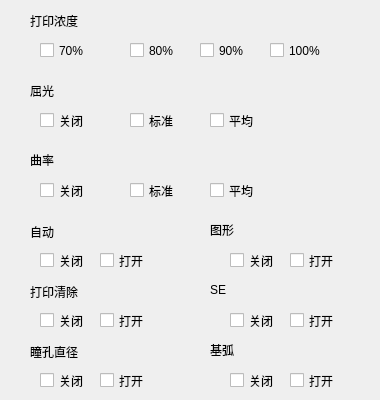
   <widget class="QWidget" name="page_printset">
    <widget class="QCheckBox" name="checkBox_52">
     <property name="geometry">
      <rect>
       <x>270</x>
       <y>40</y>
       <width>81</width>
       <height>21</height>
      </rect>
     </property>
     <property name="acceptDrops">
      <bool>true</bool>
     </property>
     <property name="styleSheet">
      <string notr="true">font: 13pt &quot;黑体&quot;;</string>
     </property>
     <property name="text">
      <string>100%</string>
     </property>
    </widget>
    <widget class="QLabel" name="label_16">
     <property name="geometry">
      <rect>
       <x>30</x>
       <y>80</y>
       <width>61</width>
       <height>21</height>
      </rect>
     </property>
     <property name="styleSheet">
      <string notr="true">font: 14pt &quot;黑体&quot;;</string>
     </property>
     <property name="text">
      <string>屈光</string>
     </property>
    </widget>
    <widget class="QCheckBox" name="checkBox_30">
     <property name="geometry">
      <rect>
       <x>100</x>
       <y>250</y>
       <width>61</width>
       <height>21</height>
      </rect>
     </property>
     <property name="acceptDrops">
      <bool>true</bool>
     </property>
     <property name="styleSheet">
      <string notr="true">font: 13pt &quot;黑体&quot;;</string>
     </property>
     <property name="text">
      <string>打开</string>
     </property>
    </widget>
    <widget class="QLabel" name="label_15">
     <property name="geometry">
      <rect>
       <x>30</x>
       <y>10</y>
       <width>81</width>
       <height>21</height>
      </rect>
     </property>
     <property name="styleSheet">
      <string notr="true">font: 14pt &quot;黑体&quot;;</string>
     </property>
     <property name="text">
      <string>打印浓度</string>
     </property>
    </widget>
    <widget class="QLabel" name="label_18">
     <property name="geometry">
      <rect>
       <x>30</x>
       <y>222</y>
       <width>81</width>
       <height>20</height>
      </rect>
     </property>
     <property name="styleSheet">
      <string notr="true">font: 14pt &quot;黑体&quot;;</string>
     </property>
     <property name="text">
      <string>自动</string>
     </property>
    </widget>
    <widget class="QCheckBox" name="checkBox_48">
     <property name="geometry">
      <rect>
       <x>210</x>
       <y>110</y>
       <width>81</width>
       <height>21</height>
      </rect>
     </property>
     <property name="acceptDrops">
      <bool>true</bool>
     </property>
     <property name="styleSheet">
      <string notr="true">font: 13pt &quot;黑体&quot;;</string>
     </property>
     <property name="text">
      <string>平均</string>
     </property>
    </widget>
    <widget class="QLabel" name="label_23">
     <property name="geometry">
      <rect>
       <x>30</x>
       <y>282</y>
       <width>81</width>
       <height>20</height>
      </rect>
     </property>
     <property name="styleSheet">
      <string notr="true">font: 14pt &quot;黑体&quot;;</string>
     </property>
     <property name="text">
      <string>打印清除</string>
     </property>
    </widget>
    <widget class="QCheckBox" name="checkBox_41">
     <property name="geometry">
      <rect>
       <x>130</x>
       <y>40</y>
       <width>81</width>
       <height>21</height>
      </rect>
     </property>
     <property name="acceptDrops">
      <bool>true</bool>
     </property>
     <property name="styleSheet">
      <string notr="true">font: 13pt &quot;黑体&quot;;</string>
     </property>
     <property name="text">
      <string>80%</string>
     </property>
    </widget>
    <widget class="QCheckBox" name="checkBox_54">
     <property name="geometry">
      <rect>
       <x>230</x>
       <y>310</y>
       <width>61</width>
       <height>21</height>
      </rect>
     </property>
     <property name="acceptDrops">
      <bool>true</bool>
     </property>
     <property name="styleSheet">
      <string notr="true">font: 13pt &quot;黑体&quot;;</string>
     </property>
     <property name="text">
      <string>关闭</string>
     </property>
    </widget>
    <widget class="QLabel" name="label_24">
     <property name="geometry">
      <rect>
       <x>210</x>
       <y>340</y>
       <width>81</width>
       <height>20</height>
      </rect>
     </property>
     <property name="styleSheet">
      <string notr="true">font: 14pt &quot;黑体&quot;;</string>
     </property>
     <property name="text">
      <string>基弧</string>
     </property>
    </widget>
    <widget class="QCheckBox" name="checkBox_47">
     <property name="geometry">
      <rect>
       <x>40</x>
       <y>180</y>
       <width>61</width>
       <height>21</height>
      </rect>
     </property>
     <property name="acceptDrops">
      <bool>true</bool>
     </property>
     <property name="styleSheet">
      <string notr="true">font: 13pt &quot;黑体&quot;;</string>
     </property>
     <property name="text">
      <string>关闭</string>
     </property>
    </widget>
    <widget class="QCheckBox" name="checkBox_55">
     <property name="geometry">
      <rect>
       <x>290</x>
       <y>310</y>
       <width>81</width>
       <height>21</height>
      </rect>
     </property>
     <property name="acceptDrops">
      <bool>true</bool>
     </property>
     <property name="styleSheet">
      <string notr="true">font: 13pt &quot;黑体&quot;;</string>
     </property>
     <property name="text">
      <string>打开</string>
     </property>
    </widget>
    <widget class="QCheckBox" name="checkBox_60">
     <property name="geometry">
      <rect>
       <x>40</x>
       <y>370</y>
       <width>61</width>
       <height>21</height>
      </rect>
     </property>
     <property name="acceptDrops">
      <bool>true</bool>
     </property>
     <property name="styleSheet">
      <string notr="true">font: 13pt &quot;黑体&quot;;</string>
     </property>
     <property name="text">
      <string>关闭</string>
     </property>
    </widget>
    <widget class="QCheckBox" name="checkBox_40">
     <property name="geometry">
      <rect>
       <x>130</x>
       <y>110</y>
       <width>81</width>
       <height>21</height>
      </rect>
     </property>
     <property name="acceptDrops">
      <bool>true</bool>
     </property>
     <property name="styleSheet">
      <string notr="true">font: 13pt &quot;黑体&quot;;</string>
     </property>
     <property name="text">
      <string>标准</string>
     </property>
    </widget>
    <widget class="QCheckBox" name="checkBox_46">
     <property name="geometry">
      <rect>
       <x>40</x>
       <y>110</y>
       <width>61</width>
       <height>21</height>
      </rect>
     </property>
     <property name="acceptDrops">
      <bool>true</bool>
     </property>
     <property name="styleSheet">
      <string notr="true">font: 13pt &quot;黑体&quot;;</string>
     </property>
     <property name="text">
      <string>关闭</string>
     </property>
    </widget>
    <widget class="QCheckBox" name="checkBox_58">
     <property name="geometry">
      <rect>
       <x>290</x>
       <y>370</y>
       <width>81</width>
       <height>21</height>
      </rect>
     </property>
     <property name="acceptDrops">
      <bool>true</bool>
     </property>
     <property name="styleSheet">
      <string notr="true">font: 13pt &quot;黑体&quot;;</string>
     </property>
     <property name="text">
      <string>打开</string>
     </property>
    </widget>
    <widget class="QLabel" name="label_21">
     <property name="geometry">
      <rect>
       <x>210</x>
       <y>220</y>
       <width>81</width>
       <height>20</height>
      </rect>
     </property>
     <property name="styleSheet">
      <string notr="true">font: 14pt &quot;黑体&quot;;</string>
     </property>
     <property name="text">
      <string>图形</string>
     </property>
    </widget>
    <widget class="QCheckBox" name="checkBox_42">
     <property name="geometry">
      <rect>
       <x>130</x>
       <y>180</y>
       <width>81</width>
       <height>21</height>
      </rect>
     </property>
     <property name="acceptDrops">
      <bool>true</bool>
     </property>
     <property name="styleSheet">
      <string notr="true">font: 13pt &quot;黑体&quot;;</string>
     </property>
     <property name="text">
      <string>标准</string>
     </property>
    </widget>
    <widget class="QCheckBox" name="checkBox_44">
     <property name="geometry">
      <rect>
       <x>40</x>
       <y>40</y>
       <width>81</width>
       <height>21</height>
      </rect>
     </property>
     <property name="acceptDrops">
      <bool>true</bool>
     </property>
     <property name="styleSheet">
      <string notr="true">font: 13pt &quot;黑体&quot;;</string>
     </property>
     <property name="text">
      <string>70%</string>
     </property>
    </widget>
    <widget class="QCheckBox" name="checkBox_50">
     <property name="geometry">
      <rect>
       <x>210</x>
       <y>180</y>
       <width>81</width>
       <height>21</height>
      </rect>
     </property>
     <property name="acceptDrops">
      <bool>true</bool>
     </property>
     <property name="styleSheet">
      <string notr="true">font: 13pt &quot;黑体&quot;;</string>
     </property>
     <property name="text">
      <string>平均</string>
     </property>
    </widget>
    <widget class="QCheckBox" name="checkBox_56">
     <property name="geometry">
      <rect>
       <x>40</x>
       <y>310</y>
       <width>61</width>
       <height>21</height>
      </rect>
     </property>
     <property name="acceptDrops">
      <bool>true</bool>
     </property>
     <property name="styleSheet">
      <string notr="true">font: 13pt &quot;黑体&quot;;</string>
     </property>
     <property name="text">
      <string>关闭</string>
     </property>
    </widget>
    <widget class="QCheckBox" name="checkBox_43">
     <property name="geometry">
      <rect>
       <x>40</x>
       <y>250</y>
       <width>61</width>
       <height>21</height>
      </rect>
     </property>
     <property name="acceptDrops">
      <bool>true</bool>
     </property>
     <property name="styleSheet">
      <string notr="true">font: 13pt &quot;黑体&quot;;</string>
     </property>
     <property name="text">
      <string>关闭</string>
     </property>
    </widget>
    <widget class="QCheckBox" name="checkBox_53">
     <property name="geometry">
      <rect>
       <x>200</x>
       <y>40</y>
       <width>51</width>
       <height>21</height>
      </rect>
     </property>
     <property name="acceptDrops">
      <bool>true</bool>
     </property>
     <property name="styleSheet">
      <string notr="true">font: 13pt &quot;黑体&quot;;</string>
     </property>
     <property name="text">
      <string>90%</string>
     </property>
    </widget>
    <widget class="QLabel" name="label_22">
     <property name="geometry">
      <rect>
       <x>210</x>
       <y>280</y>
       <width>81</width>
       <height>20</height>
      </rect>
     </property>
     <property name="styleSheet">
      <string notr="true">font: 14pt &quot;黑体&quot;;</string>
     </property>
     <property name="text">
      <string>SE</string>
     </property>
    </widget>
    <widget class="QCheckBox" name="checkBox_49">
     <property name="geometry">
      <rect>
       <x>230</x>
       <y>250</y>
       <width>61</width>
       <height>21</height>
      </rect>
     </property>
     <property name="acceptDrops">
      <bool>true</bool>
     </property>
     <property name="styleSheet">
      <string notr="true">font: 13pt &quot;黑体&quot;;</string>
     </property>
     <property name="text">
      <string>关闭</string>
     </property>
    </widget>
    <widget class="QCheckBox" name="checkBox_51">
     <property name="geometry">
      <rect>
       <x>290</x>
       <y>250</y>
       <width>81</width>
       <height>21</height>
      </rect>
     </property>
     <property name="acceptDrops">
      <bool>true</bool>
     </property>
     <property name="styleSheet">
      <string notr="true">font: 13pt &quot;黑体&quot;;</string>
     </property>
     <property name="text">
      <string>打开</string>
     </property>
    </widget>
    <widget class="QCheckBox" name="checkBox_59">
     <property name="geometry">
      <rect>
       <x>100</x>
       <y>370</y>
       <width>61</width>
       <height>21</height>
      </rect>
     </property>
     <property name="acceptDrops">
      <bool>true</bool>
     </property>
     <property name="styleSheet">
      <string notr="true">font: 13pt &quot;黑体&quot;;</string>
     </property>
     <property name="text">
      <string>打开</string>
     </property>
    </widget>
    <widget class="QLabel" name="label_19">
     <property name="geometry">
      <rect>
       <x>30</x>
       <y>342</y>
       <width>81</width>
       <height>20</height>
      </rect>
     </property>
     <property name="styleSheet">
      <string notr="true">font: 14pt &quot;黑体&quot;;</string>
     </property>
     <property name="text">
      <string>瞳孔直径</string>
     </property>
    </widget>
    <widget class="QCheckBox" name="checkBox_45">
     <property name="geometry">
      <rect>
       <x>100</x>
       <y>310</y>
       <width>61</width>
       <height>21</height>
      </rect>
     </property>
     <property name="acceptDrops">
      <bool>true</bool>
     </property>
     <property name="styleSheet">
      <string notr="true">font: 13pt &quot;黑体&quot;;</string>
     </property>
     <property name="text">
      <string>打开</string>
     </property>
    </widget>
    <widget class="QCheckBox" name="checkBox_57">
     <property name="geometry">
      <rect>
       <x>230</x>
       <y>370</y>
       <width>61</width>
       <height>21</height>
      </rect>
     </property>
     <property name="acceptDrops">
      <bool>true</bool>
     </property>
     <property name="styleSheet">
      <string notr="true">font: 13pt &quot;黑体&quot;;</string>
     </property>
     <property name="text">
      <string>关闭</string>
     </property>
    </widget>
    <widget class="QLabel" name="label_17">
     <property name="geometry">
      <rect>
       <x>30</x>
       <y>150</y>
       <width>61</width>
       <height>20</height>
      </rect>
     </property>
     <property name="styleSheet">
      <string notr="true">font: 14pt &quot;黑体&quot;;</string>
     </property>
     <property name="text">
      <string>曲率</string>
     </property>
    </widget>
   </widget>
